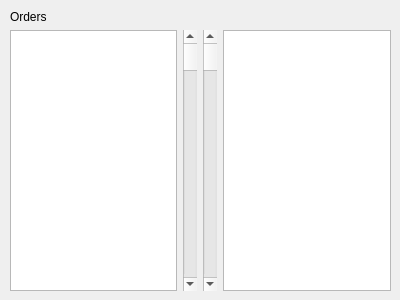
<?xml version="1.0" encoding="UTF-8"?>
<ui version="4.0">
 <class>OrdersMenu</class>
 <widget class="QWidget" name="OrdersMenu">
  <property name="geometry">
   <rect>
    <x>0</x>
    <y>0</y>
    <width>400</width>
    <height>300</height>
   </rect>
  </property>
  <property name="windowTitle">
   <string>Form</string>
  </property>
  <widget class="QWidget" name="verticalLayoutWidget">
   <property name="geometry">
    <rect>
     <x>10</x>
     <y>10</y>
     <width>381</width>
     <height>281</height>
    </rect>
   </property>
   <layout class="QVBoxLayout" name="verticalLayout">
    <item>
     <widget class="QLabel" name="OrderLabel">
      <property name="text">
       <string>Orders</string>
      </property>
     </widget>
    </item>
    <item>
     <layout class="QHBoxLayout" name="horizontalLayout">
      <item>
       <widget class="QListView" name="seller"/>
      </item>
      <item>
       <widget class="QScrollBar" name="sellerBar">
        <property name="orientation">
         <enum>Qt::Vertical</enum>
        </property>
       </widget>
      </item>
      <item>
       <widget class="QScrollBar" name="buyerBar">
        <property name="orientation">
         <enum>Qt::Vertical</enum>
        </property>
       </widget>
      </item>
      <item>
       <widget class="QListView" name="buyer"/>
      </item>
     </layout>
    </item>
   </layout>
  </widget>
 </widget>
 <resources/>
 <connections/>
</ui>
